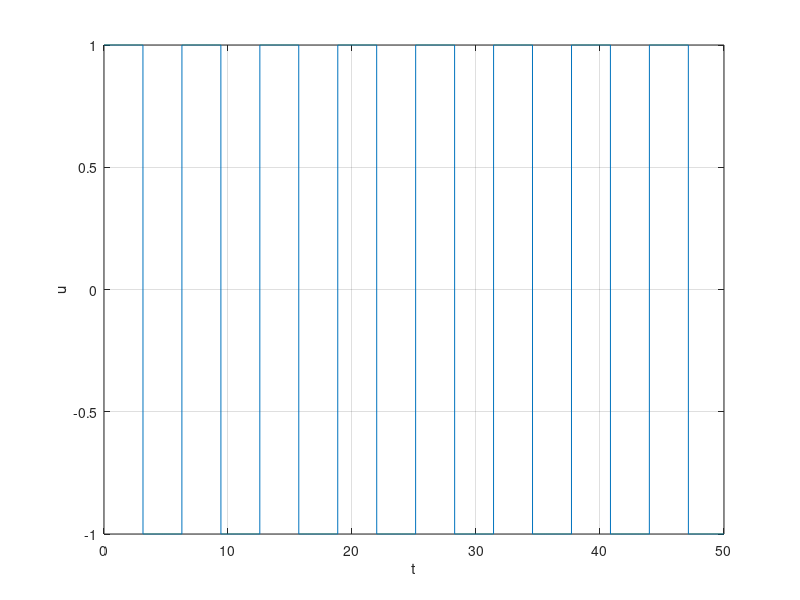

Source code (MATLAB):
clear all; clc;
% Parameters
samp_freq = 250;
tf = 50;
T = linspace(0, tf, tf*samp_freq);
u = square(T);
csvwrite("wd.csv", u');
% Plots
figure()
plot(T, u);
grid on
xlabel("t");
ylabel("u");
        

